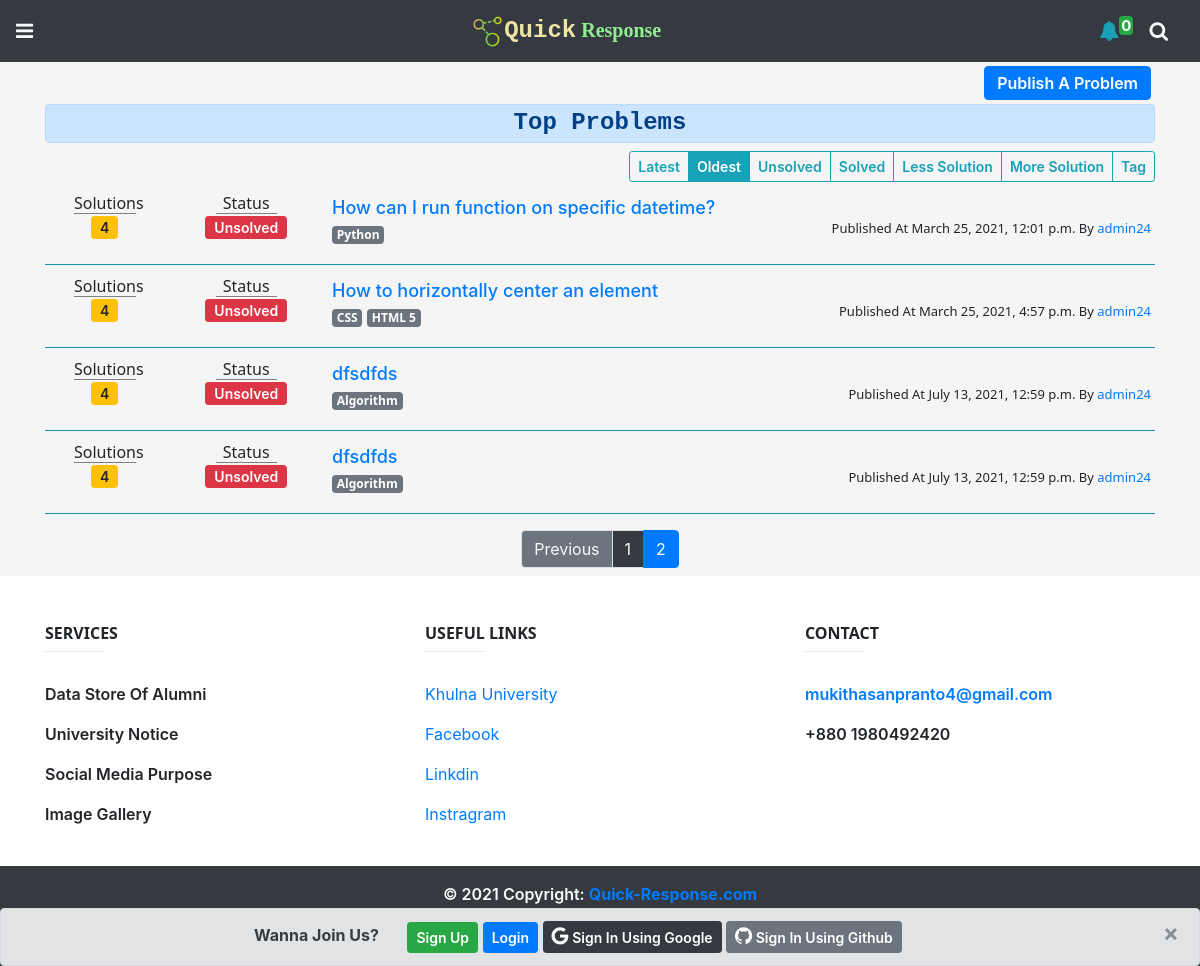
Before: /problems/oldest/?page=2 with the older database file.
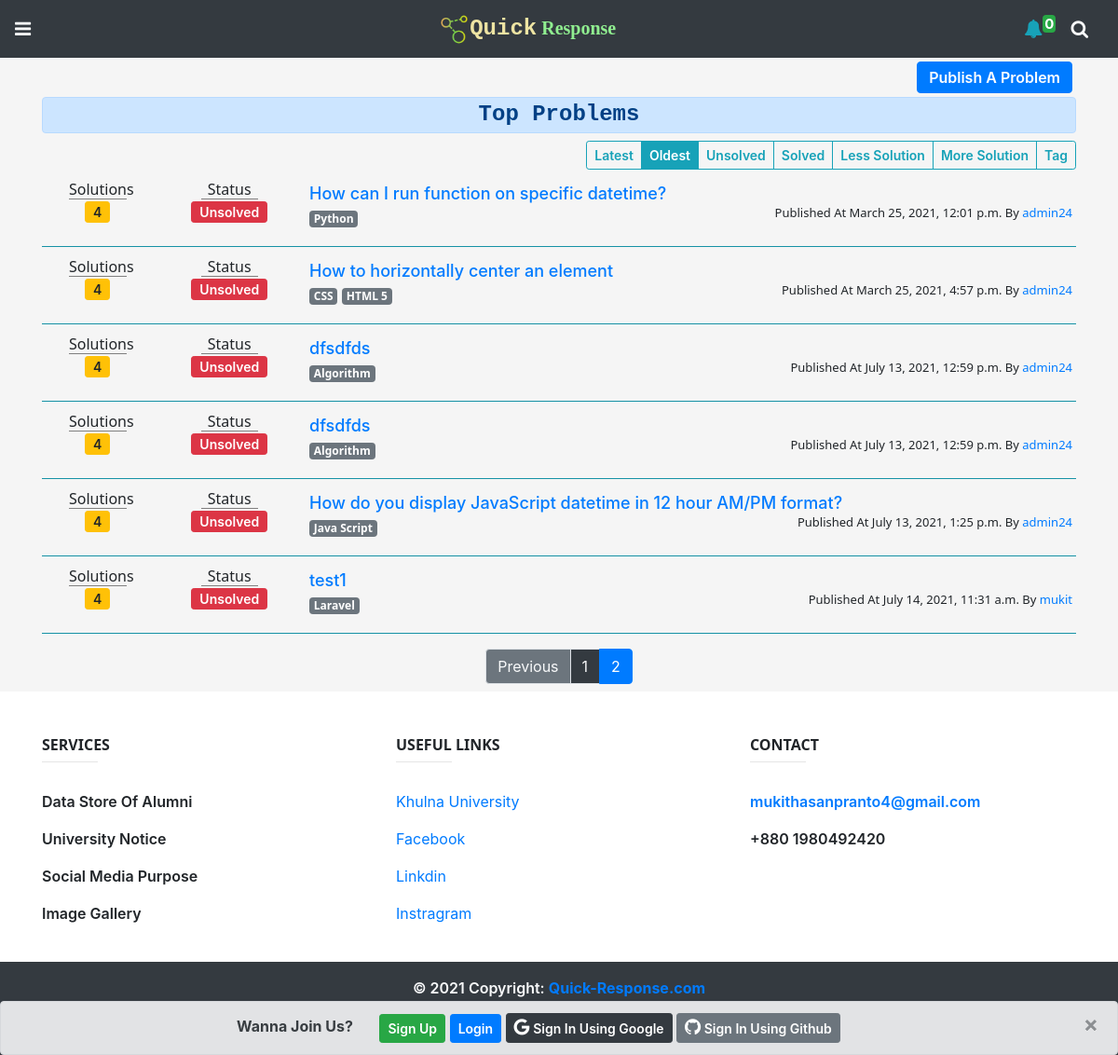
After: the same page with the newer database file.
### problems/models.py (models this page shows, shortened)
class Problem(models.Model):
    author = models.ForeignKey(settings.AUTH_USER_MODEL,on_delete=models.CASCADE)
    title = models.CharField(max_length=120)
    body = RichTextUploadingField()
    created_on = models.DateTimeField(default=datetime.now)
    last_modified = models.DateTimeField(default=datetime.now)
    tag = models.ManyToManyField('Tag', related_name='problems')
    is_solved = models.BooleanField(default=False)

class Tag(models.Model):
    name = models.CharField(max_length=20)
    def __str__(self):
        return self.name

### problems/views.py (the view)
# urls.py: path('',prob_home,name='prob_home'),
def prob_home(request):
    post_form = PostForm()
    tags = Tag.objects.all().order_by('name')
    temp = Problem.objects.first()
    if request.resolver_match.url_name == 'sort_oldest':
        problems = Problem.objects.all().order_by('created_on')
    elif request.resolver_match.url_name == 'sort_unsolved':
        problems = Problem.objects.filter(is_solved=False).order_by('-created_on')
    elif request.resolver_match.url_name == 'sort_solved':
        problems = Problem.objects.filter(is_solved=True).order_by('-created_on')
    elif request.resolver_match.url_name == 'sort_tag':
        tag_list = request.POST.getlist('tag_choice')
        problems = Problem.objects.filter(tag__name__in=tag_list).order_by('-created_on').distinct()
    else:
        problems = Problem.objects.all().order_by('-created_on')
    paginator = Paginator(problems,10)
    page_number = request.GET.get('page')
    p_problems = paginator.get_page(page_number)
    context = {
        'post_form':post_form,
        'problems':p_problems,
        'tags':tags,
    }
    return render(request,"problems/index.html",context)

### templates/problems/index.html (shortened to what the changed rows need)
{% extends "base.html" %} {% load static %} {% block content %}
<div style="background-color: whitesmoke;" id="post_section">
    <div class="container">
        <div id="post_list">
            <div id="problem_list" class="pt-2">
                {% for problem in problems %}
                <div class="row p-1">
                    <div class="col-lg-3">
                        <div class="row text-center">
                            <div class="col-6">
                                <h6 id="prob_index_sol">
                                    Solutions
                                </h6>
                                <button class="btn btn-warning btn-sm py-0">4</button>
                            </div>
                            <div class="col-6">
                                <h6 style="border-bottom: 1px solid grey; margin: 0px 25px">
                                    Status
                                </h6>
                                {% if problem.is_solved %}
                                <button class="btn btn-success btn-sm py-0">Solved</button>
                                {% else %}
                                <button class="btn btn-danger btn-sm py-0">Unsolved</button>
                                {% endif %}
                            </div>
                        </div>
                    </div>
                    <div class="col-lg-9">
                        <a href="{% url 'problem_details' problem.id %}" style="
              text-decoration: none;
              font-weight: 500;
              font-size: large;
              display: inline-block;
            ">{{problem.title}}</a>
                        <div class="row">
                            <div class="col-7 text-left">
                                {% for tag in problem.tag.all %}
                                <h6 class="d-inline-block">
                                    <span class="badge badge-secondary">{{tag.name}}</span>
                                </h6>
                                {% endfor %}
                            </div>
                            <div class="col-5 text-right">
                                <h6 style="font-size: small">
                                    Published At {{problem.created_on}} By <a style="text-decoration: none;"
                                        href=''>{{problem.author}}</a>
                                </h6>
                            </div>
                        </div>
                    </div>
                </div>
                <hr class="bg-info my-2" />
                {% endfor %}
            </div>
        </div>
        {% if problems.has_other_pages %}
        <div>
            <ul class="pagination justify-content-center p-2">
                {% for i in problems.paginator.page_range %}
                {% if problems.number == i %}
                <li class="page-item active"><a class="page-link" href="?page={{ i }}">{{i}}</a></li>
                {% else %}
                <li class="page-item"><a class="page-link bg-dark text-light" href="?page={{ i }}">{{i}}</a></li>
                {% endif %}
                {% endfor %}
            </ul>
        </div>
        {% endif %}
    </div>
</div>
{% endblock %}

Changed rows visible on the page:
added Problem: is_solved "Unsolved", title "How do you display JavaScript datetime in 12 hour AM/PM format?", created_on "July 13, 2021, 1:25 p.m.", author "admin24"
now on this page (row unchanged): Tag: name "Java Script", shown under "How do you display JavaScript datetime in 12 hour AM/PM format?"
added Problem: is_solved "Unsolved", title "test1", created_on "July 14, 2021, 11:31 a.m.", author "mukit"
now on this page (row unchanged): Tag: name "Laravel", shown under "test1"
